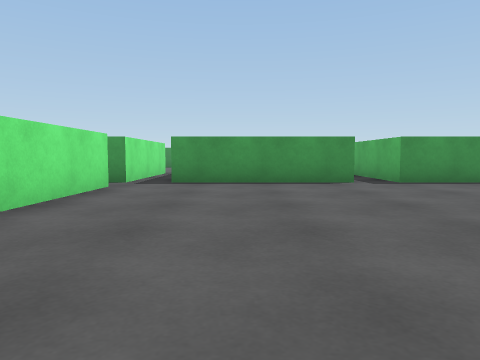
View 1 (above)

24 first-person views from a walk through a Unity game level. The camera is 0.58 m above the floor, tilts 4° down and sees 70° across. The floor is counted in squares, 1 m on a side. Each view is taken from the middle of a square. On the plan, view 1 faces up. The plan holds only what a view shows up to about 9 squares ahead; the rest is blank. The place goes on beyond the plan. The player character is not drawn.

View 2
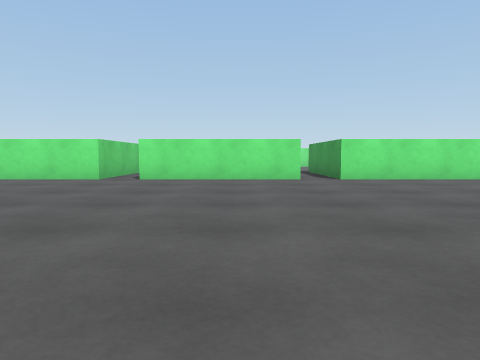

View 3
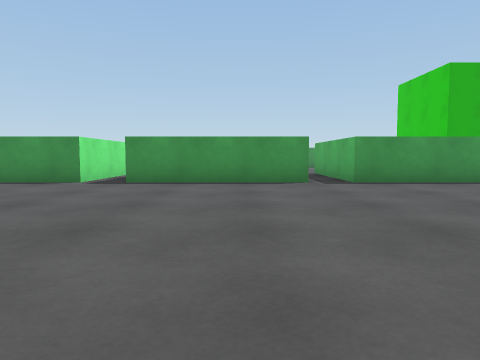

View 4
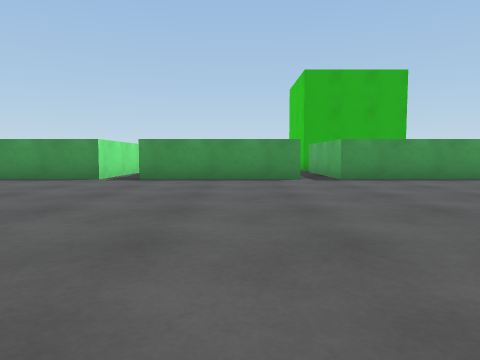

View 5
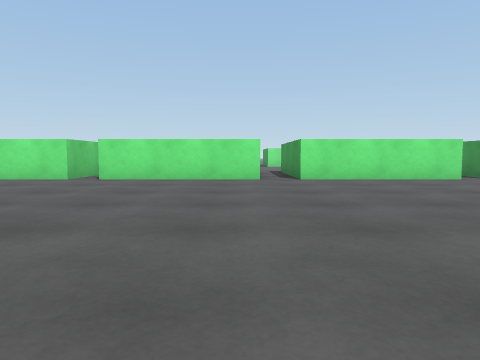

View 6
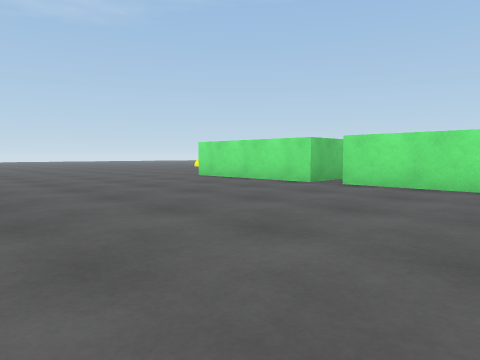

View 7
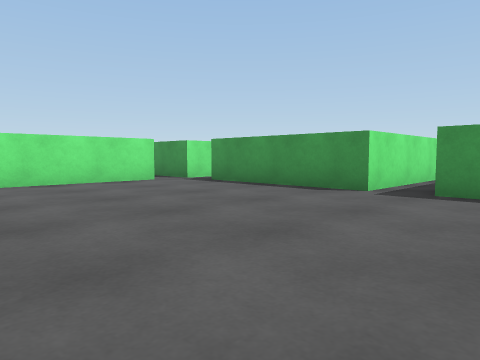

View 8
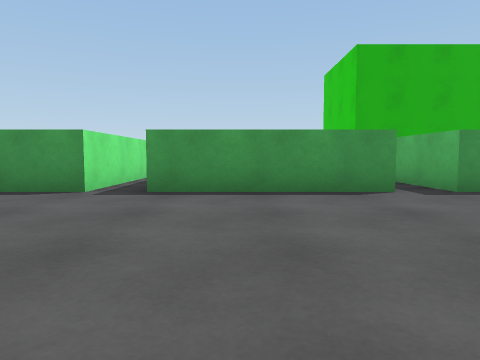

View 9
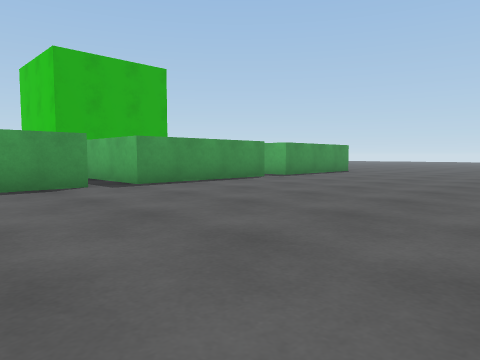

View 10
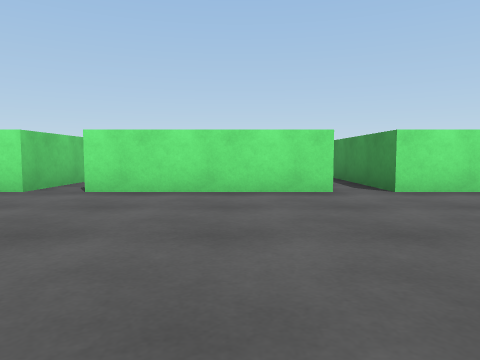

View 11
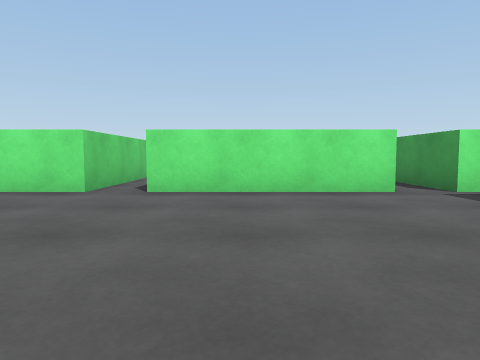

View 12
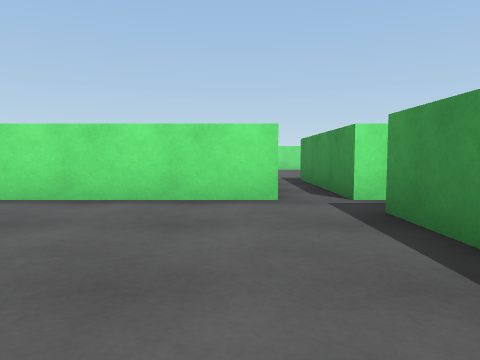

View 13
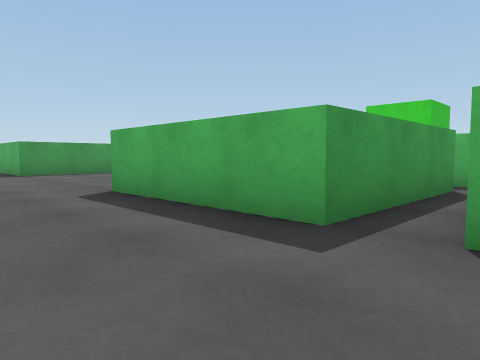

View 14
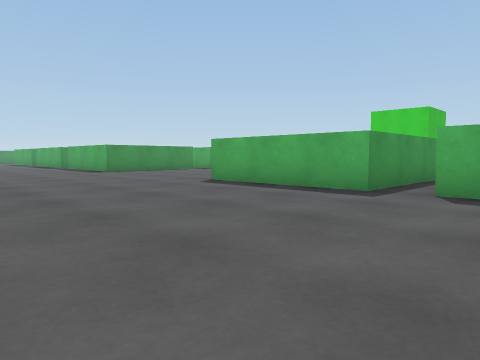

View 15
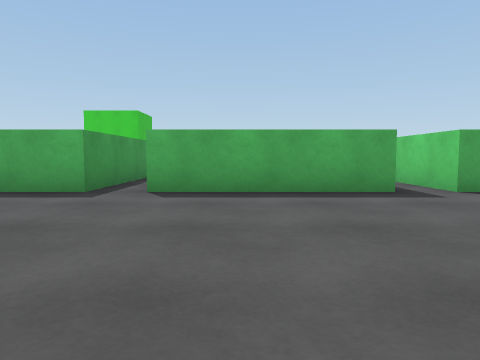

View 16
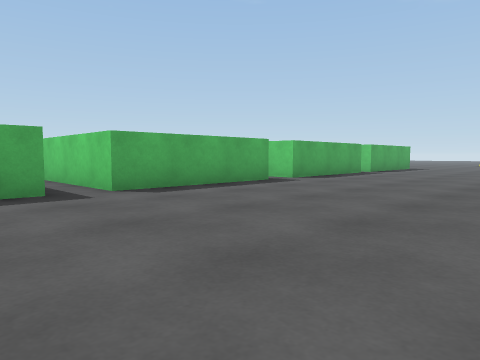

View 17
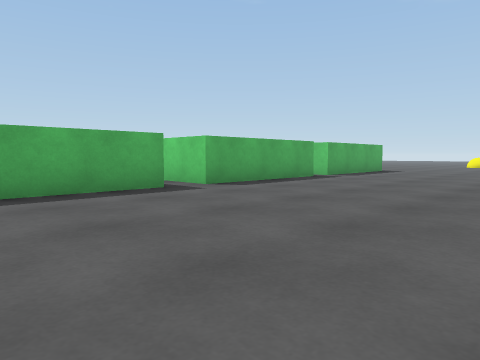

View 18
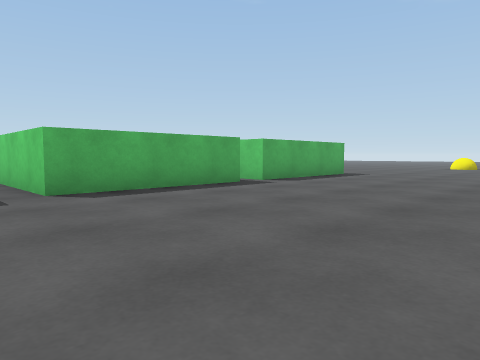

View 19
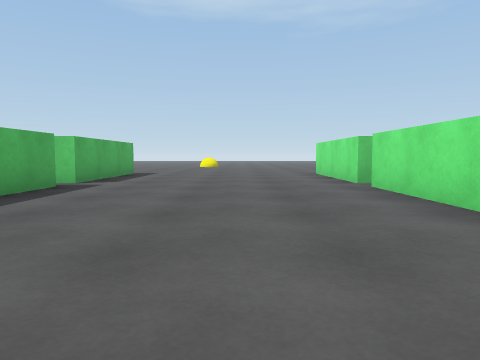

View 20
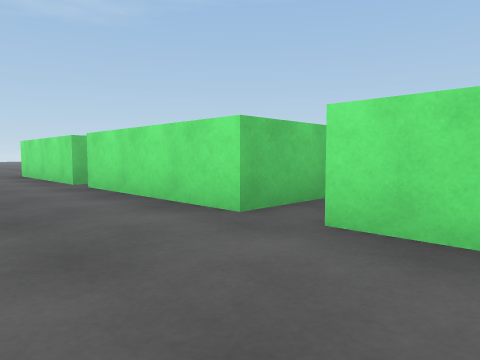

View 21
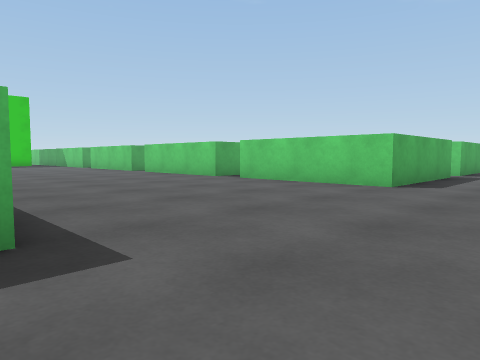

View 22
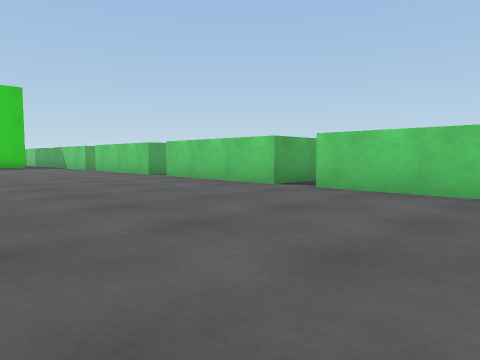

View 23
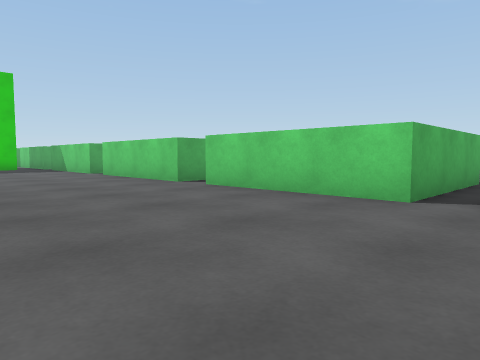

View 24
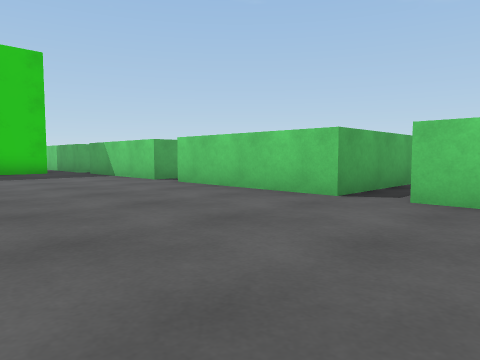

### Floor plan
Points are (right, up) in squares from view 1. A wall is a line through its corners. A room is listed if a view was taken in it or the views show most of it. See-through windows are left out.
Room 1 (views 1, 2, 3, 4, 5, 6, 7, 8, 9, 10, 11, 12)
walls: (-2.5, -3.5) (-2.5, -7.5); (-2.5, 1.5) (-2.5, -2.5); (12.6, 7.5) (8.5, 7.5) (8.5, 9); (8.5, 10.8) (8.5, 11.5); (-2.5, -8.3) (-2.5, -9.5); (7.5, 11) (7.5, 7.5) (3.5, 7.5) (3.5, 11.5); (-2.5, 6.6) (-2.5, 2.5); (16.5, 7.5) (13.5, 7.5) (13.5, 10.1); (2.5, 11.5) (2.5, 7.5) (-1.5, 7.5) (-1.5, 11.5); (-2.5, 9) (-2.5, 7.5)
ways out: opening at (-3, -8) to room 2; opening at (-3, -3) to room 2; opening at (-3, 2) to room 2; opening at (-3, 7) to room 2; opening at (-2, 12) to room 2; opening at (3, 12) to room 2; opening at (8, 12) to room 2
Room 2 (views 13, 14, 15, 16, 17, 18, 19, 20, 21, 22, 23, 24)
walls: (-1.5, 11.5) (2.5, 11.5); (-2.5, 7.5) (-6.5, 7.5) (-6.5, 11.5) (-2.5, 11.5); (3.5, 11.5) (7.5, 11.5); (-2.5, 2.5) (-6, 2.5); (-6.5, 2.4) (-6.5, 6.5); (8.5, 11.5) (9.2, 11.5); (-2.5, -2.5) (-3.1, -2.5); (-6.5, -2.5) (-6.5, 1.5) (-2.5, 1.5); (-12.5, -1.4) (-12.5, -2.5); (-12.5, -3.5) (-12.5, -7.5); (-6.5, -7.5) (-6.5, -3.5) (-2.5, -3.5); (-4, -8.3) (-2.5, -8.3); (-6.5, -9.5) (-6.5, -8.3) (-5.6, -8.3); (-12.5, -8.2) (-12.5, -9.5)
ways out: opening at (-3, -8) to room 1; opening at (-3, -3) to room 1; opening at (-3, 2) to room 1; opening at (-3, 7) to room 1; opening at (-2, 12) to room 1; opening at (3, 12) to room 1; opening at (8, 12) to room 1; opening at (-13, -8); opening at (-13, -3)

Positions as (right, up) in squares from view 1, and headings:
1: (0, 0), facing up
2: (6, 0), facing left
3: (6, 0), facing up
4: (11, -1), facing up
5: (6, -4), facing left
6: (4, -4), facing down-left
7: (5, 2), facing up-left
8: (10, 2), facing up
9: (10, 1), facing up-right
10: (3, 0), facing left
11: (3, 4), facing left
12: (2, 6), facing left
13: (-9, 6), facing up-right
14: (-12, 5), facing up-right
15: (-12, 5), facing right
16: (-12, 4), facing down-right
17: (-12, 1), facing down-right
18: (-12, -2), facing down-right
19: (-10, -1), facing down
20: (-10, -1), facing down-left
21: (-9, 18), facing down-right
22: (-6, 17), facing down-right
23: (-3, 16), facing down-right
24: (1, 16), facing down-right
